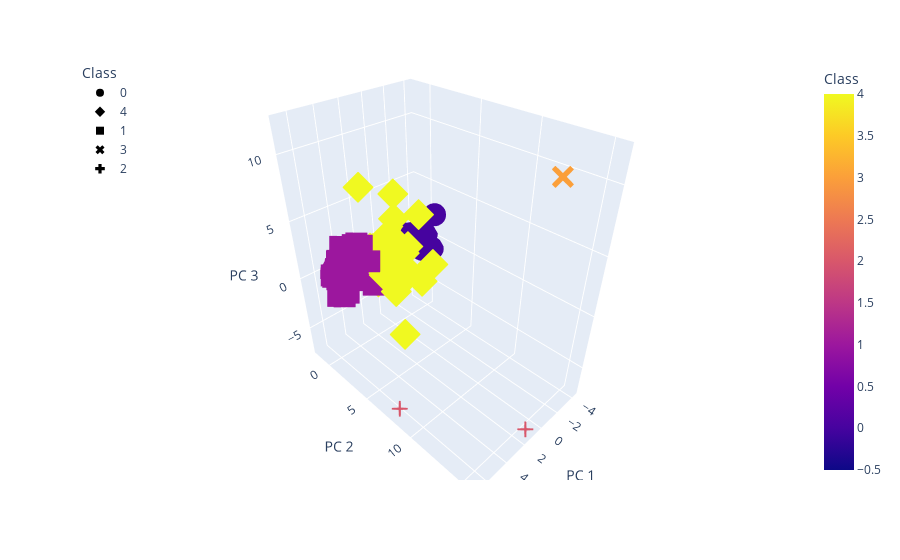

The notebook cell saved with this chart:
### Code cell
# Creating a 3D-Scatter with the PCA data and the clusters
fig1 = px.scatter_3d(
    clustered_df,
    x="PC 1",
    y="PC 2",
    z="PC 3",
    color="Class",
    symbol="Class",
    hover_name="location",
    hover_data=["total_cases"])
fig1.update_layout(legend=dict(x=0,y=1))
fig1.show()

### Figure 1 — Plotly figure (JSON) as saved in the notebook; plotly's stock layout.template omitted (floating-point values rounded to 4 significant figures)
{"data": [{"customdata": [[153220], [196080], [47544], [16353], [13366], [13777], [83425], [11296], [4992], [4068], [13588], [55669], [54863], [11750], [1638], [9477], [43371], [308134], [25888], [9698], [119436], [29501], [5799], [20896], [1888150], [235863], [144986], [175734], [15015], [14395], [5594], [42869], [60494], [14889], [33580], [3201], [146316], [399282], [125046], [762647], [11735], [5849], [192431], [17838], [87627], [1091], [2608], [72805], [6367], [20], [17466], [11436], [37709], [27915], [17252], [1367], [16682], [21261], [119915], [156394], [4], [7869], [206327], [124773]], "hovertemplate": "<b>%{hovertext}</b><br><br>Class=%{marker.color}<br>PC 1=%{x}<br>PC 2=%{y}<br>PC 3=%{z}<br>total_cases=%{customdata[0]}<extra></extra>", "hovertext": ["Afghanistan", "Algeria", "Angola", "Belize", "Benin", "Burkina Faso", "Cameroon", "Central African Republic", "Chad", "Comoros", "Congo", "Cote d'Ivoire", "Democratic Republic of Congo", "Djibouti", "Dominica", "Equatorial Guinea", "Eswatini", "Ethiopia", "Gabon", "Gambia", "Ghana", "Guinea", "Guinea-Bissau", "Haiti", "Iraq", "Kenya", "Kosovo", "Kyrgyzstan", "Laos", "Lesotho", "Liberia", "Madagascar", "Malawi", "Mali", "Mauritania", "Monaco", "Mozambique", "Myanmar", "Namibia", "Nepal", "Nicaragua", "Niger", "Nigeria", "Papua New Guinea", "Rwanda", "Saint Kitts and Nevis", "Sao Tome and Principe", "Senegal", "Sierra Leone", "Solomon Islands", "Somalia", "South Sudan", "Sudan", "Syria", "Tajikistan", "Tanzania", "Timor", "Togo", "Uganda", "Uzbekistan", "Vanuatu", "Yemen", "Zambia", "Zimbabwe"], "legendgroup": "0", "marker": {"color": [0, 0, 0, 0, 0, 0, 0, 0, 0, 0, 0, 0, 0, 0, 0, 0, 0, 0, 0, 0, 0, 0, 0, 0, 0, 0, 0, 0, 0, 0, 0, 0, 0, 0, 0, 0, 0, 0, 0, 0, 0, 0, 0, 0, 0, 0, 0, 0, 0, 0, 0, 0, 0, 0, 0, 0, 0, 0, 0, 0, 0, 0, 0, 0], "coloraxis": "coloraxis", "symbol": "circle"}, "mode": "markers", "name": "0", "scene": "scene", "showlegend": true, "type": "scatter3d", "x": [-2.694, -1.724, -2.894, -1.448, -3.639, -3.611, -3.561, -3.913, -3.989, -3.297, -3.096, -3.264, -4.027, -2.05, -2.526, -2.415, -2.48, -2.84, -2.062, -3.532, -2.77, -3.325, -4.281, -2.678, -1.566, -3.044, -4.158, -2.081, -1.681, -3.855, -3.563, -3.911, -3.453, -3.217, -3.037, -2.157, -4.203, -2.232, -2.352, -1.953, -1.954, -3.996, -2.938, -2.913, -2.203, -1.565, -2.729, -3.541, -4.326, -3.157, -3.916, -3.066, -2.405, -2.7, -1.717, -3.164, -2.335, -3.471, -3.618, -2.579, -3.211, -2.957, -3.682, -3.185], "y": [-0.09538, -0.002919, -0.3674, -0.3249, -0.1703, -0.4324, -0.0984, 0.7884, 0.0005863, 0.783, -0.09991, -0.4014, -0.07785, -0.1878, -0.3738, -0.1833, -0.4541, -0.03288, -0.1823, -0.3283, -0.1538, 0.02735, -0.2942, -0.4101, 0.02536, -0.05098, -0.788, 0.22, -0.0565, -0.3229, -0.3926, -0.2644, -0.4143, -0.4347, -0.3691, -0.8938, -0.1612, 0.04971, -0.425, -0.1247, -0.1062, -0.3072, 0.1837, 0.06611, -0.7353, -0.6848, -0.5838, -0.2748, -0.2495, 0.1061, -0.03508, -0.3005, 0.1657, 0.03032, -0.173, 0.02536, -0.2182, -0.4135, -0.2348, 2.484, 0.0183, -0.3423, -0.2533, 0.2172], "z": [-0.3395, 0.4204, -0.2334, 0.3983, -0.5999, -0.6663, -0.1682, -0.9998, 0.1666, -0.645, -0.3254, -0.524, -0.7601, -0.5106, 0.1704, 0.7419, -0.3759, -0.341, 0.8384, -0.2639, -0.1648, 0.1507, -0.6731, -0.6067, -0.1701, -0.4335, -1.911, 0.9358, -0.2305, -0.7253, -0.5687, -0.6997, -1.158, -0.4043, -0.1718, 0.5188, -0.6321, -0.02334, -0.3815, -0.01107, 0.3015, -0.5704, -0.3684, 0.1527, -0.9119, 0.09413, -0.4219, -0.3793, -0.6225, 0.4992, -0.6731, -0.1335, -0.03413, -0.3222, 0.05442, -0.2066, 0.007127, -0.5517, -0.5985, 3.53, 0.3615, -0.6367, -0.535, -0.1477]}, {"customdata": [[15033], [1715], [5185620], [242135], [424891], [18139], [272540], [1500618], [5032], [481532], [2596], [490879], [213853], [156927], [20776870], [2712], [93055], [35354], [463726], [652855], [350173], [501201], [288441], [94060], [46716], [549811], [461], [470277], [25548], [338757], [4089801], [4992063], [68131], [797126], [863581], [409860], [602266], [308972], [3273], [1746254], [81112], [10676], [3352410], [267526], [213820], [860948], [176494], [302300], [1163688], [342282], [457487], [458528], [2149591], [1989857], [6820697], [8219], [2336], [3], [5331], [543318], [762933], [20038], [2777659], [440302], [29293], [15995], [1204729], [44847], [664034], [6388301], [2384564], [718370], [334343], [462096]], "hovertemplate": "<b>%{hovertext}</b><br><br>Class=%{marker.color}<br>PC 1=%{x}<br>PC 2=%{y}<br>PC 3=%{z}<br>total_cases=%{customdata[0]}<extra></extra>", "hovertext": ["Andorra", "Antigua and Barbuda", "Argentina", "Armenia", "Azerbaijan", "Bahamas", "Bahrain", "Bangladesh", "Barbados", "Belarus", "Bhutan", "Bolivia", "Bosnia and Herzegovina", "Botswana", "Brazil", "Brunei", "Cambodia", "Cape Verde", "Costa Rica", "Cuba", "Dominican Republic", "Ecuador", "Egypt", "El Salvador", "Fiji", "Georgia", "Grenada", "Guatemala", "Guyana", "Honduras", "Indonesia", "Iran", "Jamaica", "Jordan", "Kazakhstan", "Kuwait", "Lebanon", "Libya", "Liechtenstein", "Malaysia", "Maldives", "Mauritius", "Mexico", "Moldova", "Mongolia", "Morocco", "North Macedonia", "Oman", "Pakistan", "Palestine", "Panama", "Paraguay", "Peru", "Philippines", "Russia", "Saint Lucia", "Saint Vincent and the Grenadines", "Samoa", "San Marino", "Saudi Arabia", "Serbia", "Seychelles", "South Africa", "Sri Lanka", "Suriname", "Taiwan", "Thailand", "Trinidad and Tobago", "Tunisia", "Turkey", "Ukraine", "United Arab Emirates", "Venezuela", "Vietnam"], "legendgroup": "4", "marker": {"color": [4, 4, 4, 4, 4, 4, 4, 4, 4, 4, 4, 4, 4, 4, 4, 4, 4, 4, 4, 4, 4, 4, 4, 4, 4, 4, 4, 4, 4, 4, 4, 4, 4, 4, 4, 4, 4, 4, 4, 4, 4, 4, 4, 4, 4, 4, 4, 4, 4, 4, 4, 4, 4, 4, 4, 4, 4, 4, 4, 4, 4, 4, 4, 4, 4, 4, 4, 4, 4, 4, 4, 4, 4, 4], "coloraxis": "coloraxis", "symbol": "diamond"}, "mode": "markers", "name": "4", "scene": "scene", "showlegend": true, "type": "scatter3d", "x": [-0.5929, 0.1914, 2.317, -0.146, -0.6831, -0.2135, 1.684, -1.088, 0.6381, -0.1874, -1.195, -0.08762, 1.542, -0.326, 2.283, 0.3142, -0.9566, -0.193, 0.6621, 2.067, 0.1652, 0.9201, -1.395, 0.3115, -0.4638, 1.065, -0.05012, -0.7754, -1.001, -0.5334, -0.1628, -1.038, 0.7903, -0.3144, -0.2834, 0.4843, 0.2882, -0.4122, 0.9066, 1.309, 1.194, -0.7, 2.26, 0.236, -0.1398, -0.7542, 1.328, -0.3626, -1.357, -0.2785, 1.714, 0.3045, 1.768, -0.3861, 1.498, -0.2841, -1.147, -1.414, -0.8667, 0.8459, 0.2075, 0.2208, -0.2443, 1.157, -0.1294, -1.129, -0.1878, 0.212, 0.462, 1.93, 1.46, 0.8141, -1.548, -0.3119], "y": [-0.8993, -0.6121, 1.886, -0.2177, 0.09079, -0.6059, -0.5034, 0.3884, -0.7581, -0.07809, -0.5506, -0.3309, -0.4564, -0.6774, 3.995, -0.5502, -0.0761, -0.9354, -0.8797, -0.7542, -0.2785, -0.2552, 0.5231, -0.4741, -0.3894, -0.4823, -1.01, -0.4819, -0.2443, -0.5779, 2.149, 2.559, -0.9255, -0.214, 0.3275, -0.4576, -0.3273, -0.1625, -0.8055, 1.327, -0.8737, 0.6757, 3.177, -0.4935, -0.379, 0.09639, -0.2743, -0.1385, 3.533, -0.5779, -0.8857, 0.8037, 0.3152, 0.3773, 2.819, -0.6715, -0.4988, -0.3367, -0.637, -0.06611, -0.3609, -0.7099, 0.2449, -0.2743, -0.601, -0.8719, -0.1145, -0.52, -0.1811, 1.301, -0.08661, 1.591, 1.789, 0.05308], "z": [-0.5484, 0.6804, -0.09346, -0.01722, 0.4861, 0.3421, 1.01, -0.351, 0.5961, 1.024, 0.02477, -0.5368, -0.2089, -0.4552, -4.947, 1.195, 0.09533, -0.172, -0.1052, 6.375, 0.5472, -0.1052, 0.2285, 0.3267, 0.5585, -0.02699, 0.1585, -0.2434, 0.3465, -0.9311, -1.058, -2.109, -0.4362, 0.1829, 5.38, 1.1, 0.2919, -0.2718, 0.3934, 1.483, 0.569, 0.2878, -1.037, -0.4115, 0.4908, 0.4318, 0.1089, 0.3923, -0.08582, -0.2264, 0.07338, -0.9654, -1.882, -0.6332, -0.8255, 0.2742, 0.3306, 0.4897, -0.239, 0.876, 0.1773, 0.172, -0.8311, 0.3808, 0.2763, -0.7414, 0.2431, 0.6622, -0.6891, 0.3522, -0.5859, 4.168, 3.676, -0.06269]}, {"customdata": [[55093], [688305], [1184664], [455742], [1507092], [1638675], [4909086], [373998], [113875], [1679189], [347028], [141956], [127182], [6835022], [3965681], [587964], [12112], [812337], [10789], [352447], [1066352], [4539991], [1491514], [142637], [298825], [75760], [36171], [115385], [1976440], [3570], [160174], [2888670], [1037927], [232744], [1098765], [67620], [394923], [267198], [253445], [4855065], [1126813], [779666], [6821356], [384934]], "hovertemplate": "<b>%{hovertext}</b><br><br>Class=%{marker.color}<br>PC 1=%{x}<br>PC 2=%{y}<br>PC 3=%{z}<br>total_cases=%{customdata[0]}<extra></extra>", "hovertext": ["Australia", "Austria", "Belgium", "Bulgaria", "Canada", "Chile", "Colombia", "Croatia", "Cyprus", "Czechia", "Denmark", "Estonia", "Finland", "France", "Germany", "Greece", "Hong Kong", "Hungary", "Iceland", "Ireland", "Israel", "Italy", "Japan", "Latvia", "Lithuania", "Luxembourg", "Malta", "Montenegro", "Netherlands", "New Zealand", "Norway", "Poland", "Portugal", "Qatar", "Romania", "Singapore", "Slovakia", "Slovenia", "South Korea", "Spain", "Sweden", "Switzerland", "United Kingdom", "Uruguay"], "legendgroup": "1", "marker": {"color": [1, 1, 1, 1, 1, 1, 1, 1, 1, 1, 1, 1, 1, 1, 1, 1, 1, 1, 1, 1, 1, 1, 1, 1, 1, 1, 1, 1, 1, 1, 1, 1, 1, 1, 1, 1, 1, 1, 1, 1, 1, 1, 1, 1], "coloraxis": "coloraxis", "symbol": "square"}, "mode": "markers", "name": "1", "scene": "scene", "showlegend": true, "type": "scatter3d", "x": [2.321, 4.536, 4.977, 2.79, 4.009, 2.944, 2.382, 2.639, 2.274, 4.708, 4.541, 3.867, 3.781, 5.179, 5.194, 4.112, 2.905, 4.041, 3.701, 4.217, 3.544, 5.565, 4.625, 3.521, 4.055, 4.81, 4.407, 2.1, 3.423, 2.256, 3.983, 3.814, 5.138, 3.15, 2.914, 4.196, 3.006, 3.734, 3.056, 5.296, 4.629, 4.513, 4.858, 3.097], "y": [-0.9134, -1.255, -1.19, -1.061, -0.5697, 0.9449, 0.4722, -1.207, -1.209, -1.091, -1.05, -1.396, -1.207, 0.3878, 0.2516, -1.171, -0.5721, -0.7504, -1.295, -1.336, -0.851, 0.1215, 0.1448, -1.318, -1.331, -1.58, -1.341, -0.6892, -1.16, -0.8225, -1.067, -0.4105, -1.121, -0.722, -0.8194, -0.8565, -1.073, -1.255, -0.6657, -0.07619, -1.225, -1.01, 0.5229, -0.8351], "z": [0.6193, -0.1472, -0.4891, -0.9141, 0.2339, 1.034, -1.756, -0.4664, -0.4054, -0.8174, 0.8307, -0.29, 0.5846, -1.449, -0.7799, -0.3278, 1.95, -0.5217, 0.3206, 0.02595, 0.8599, -1.331, 0.1498, -0.4056, -0.4123, 0.06349, 0.2539, 0.04913, -0.6678, 1.347, 1.311, -1.025, -0.2333, 1.848, -0.6912, 2.096, -0.1635, 0.1509, 0.02472, -1.003, 0.0631, 0.8907, -1.188, 0.3166]}, {"customdata": [[94961]], "hovertemplate": "<b>%{hovertext}</b><br><br>Class=%{marker.color}<br>PC 1=%{x}<br>PC 2=%{y}<br>PC 3=%{z}<br>total_cases=%{customdata[0]}<extra></extra>", "hovertext": ["China"], "legendgroup": "3", "marker": {"color": [3], "coloraxis": "coloraxis", "symbol": "x"}, "mode": "markers", "name": "3", "scene": "scene", "showlegend": true, "type": "scatter3d", "x": [0.7192], "y": [15.19], "z": [11.97]}, {"customdata": [[32810845], [39198131]], "hovertemplate": "<b>%{hovertext}</b><br><br>Class=%{marker.color}<br>PC 1=%{x}<br>PC 2=%{y}<br>PC 3=%{z}<br>total_cases=%{customdata[0]}<extra></extra>", "hovertext": ["India", "United States"], "legendgroup": "2", "marker": {"color": [2, 2], "coloraxis": "coloraxis", "symbol": "cross"}, "mode": "markers", "name": "2", "scene": "scene", "showlegend": true, "type": "scatter3d", "x": [1.288, 6.885], "y": [15.57, 8.487], "z": [-7.193, -6.249]}], "layout": {"coloraxis": {"colorbar": {"title": {"text": "Class"}}, "colorscale": [[0, "#0d0887"], [0.1111, "#46039f"], [0.2222, "#7201a8"], [0.3333, "#9c179e"], [0.4444, "#bd3786"], [0.5556, "#d8576b"], [0.6667, "#ed7953"], [0.7778, "#fb9f3a"], [0.8889, "#fdca26"], [1, "#f0f921"]]}, "legend": {"title": {"text": "Class"}, "tracegroupgap": 0, "x": 0, "y": 1}, "margin": {"t": 60}, "scene": {"domain": {"x": [0, 1], "y": [0, 1]}, "xaxis": {"title": {"text": "PC 1"}}, "yaxis": {"title": {"text": "PC 2"}}, "zaxis": {"title": {"text": "PC 3"}}}}}
